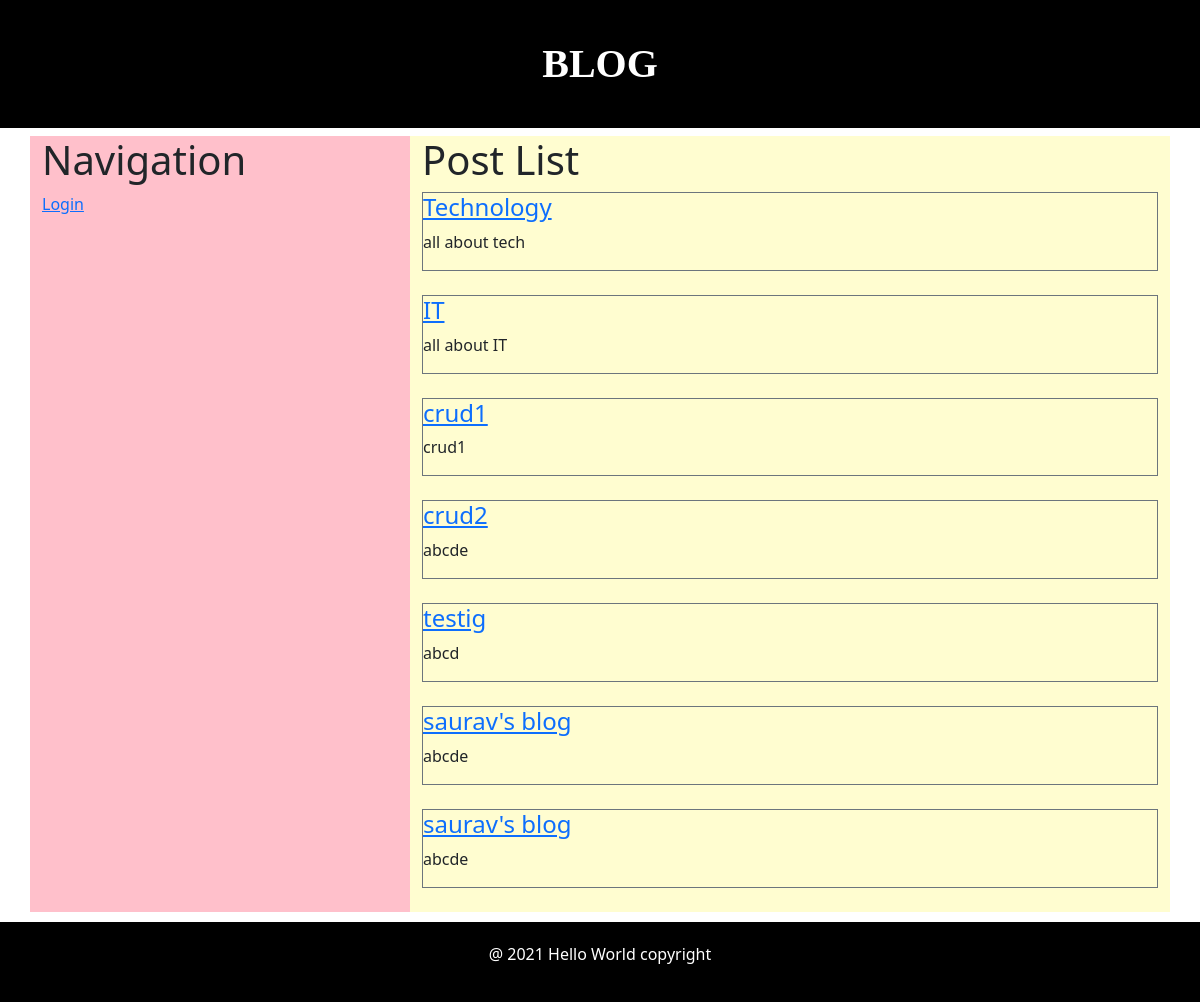
The page / on the database its author committed.
### tables this page shows
CREATE TABLE IF NOT EXISTS `posts` (
  `id` int(11) NOT NULL AUTO_INCREMENT,
  `post_name` varchar(20) NOT NULL,
  `post_content` text NOT NULL,
  `visible` tinyint(1) NOT NULL,
  PRIMARY KEY (`id`)
);

### includes/functions.php (called while the page is built, shortened)
<?php
    function find_all_posts($public=true){
        global $connection;
        $query = "SELECT * ";
        $query .= "FROM posts ";
        if($public){
            $query .= "WHERE visible = 1";
        }
        $posts = mysqli_query($connection, $query);
        return $posts;
    }
?>

### public/index.php (the view, shortened to what this page needs)
<?php require_once("../includes/db_connection.php"); ?>
<?php require_once("../includes/functions.php"); ?>
<?php include("../includes/layouts/header.php"); ?>
<div class="container">
	<div class="row">
		<div class="col-md-4">
            <h1>Navigation</h1>
            <a href="login.php">Login</a>
		</div>
		<div class="col-md-8">
        	<h1>Post List</h1>
                <?php
                    $posts=find_all_posts();
                ?>
                <?php
                    while($post_id=mysqli_fetch_assoc($posts)){
                ?>
                    <div class="border border-secondary">
                        <a href="post.php?post_id=<?php echo urlencode($post_id["id"]) ?>">
                        <?php echo "<h4>".htmlentities($post_id["post_name"]) . "</h4>"; ?></a>
                        <p><?php echo htmlentities($post_id["post_content"]); ?></p>
                    </div>
                    <br>
                <?php
                };
                ?>
		</div>
	</div>
</div>
</body>
<?php include("../includes/layouts/footer.php"); ?>
</html>

### includes/layouts/header.php (shortened to what this page needs)
<!DOCTYPE html>
<html lang="en">
    <head>
        <link rel="stylesheet" href="css/styles.css">
        <link href="https://cdn.jsdelivr.net/npm/bootstrap@5.1.0/dist/css/bootstrap.min.css" rel="stylesheet">
        <link rel="stylesheet" href="https://maxcdn.bootstrapcdn.com/font-awesome/4.7.0/css/font-awesome.min.css">
    </head>
    <body>
        <div class="" id="section1">
            <h1 class="">BLOG <?php if($a=="admin"){echo "Admin";} ?></h1>
        </div>

### includes/layouts/footer.php (shortened to what this page needs)
<footer id="footer">
<p> @ <?php echo date ("Y"); ?> Hello World copyright</p>
</footer>

### public/css/styles.css (style rules this page uses)
body { margin: none; }
#section1 { background-color:black; display: block; }
#section1 h1 { text-align: center; color: white; padding: 40px; font-size: 40px; font-weight: bold; font-family: none; }
.col-md-4 { background-color: pink; }
.col-md-8 { background-color: #FFFDD0; }
#footer { background:#000; color:#fff; padding:20px; text-align:center; margin-top: 10px; }

### rows shown on the page
posts: post_name "Technology", post_content "all about tech"
posts: post_name "IT", post_content "all about IT"
posts: post_name "crud1", post_content "crud1"
posts: post_name "crud2", post_content "abcde"
posts: post_name "testig", post_content "abcd"
posts: post_name "saurav's blog", post_content "abcde"
posts: post_name "saurav's blog", post_content "abcde"

### other values the page prints
date ("Y") "2021"
